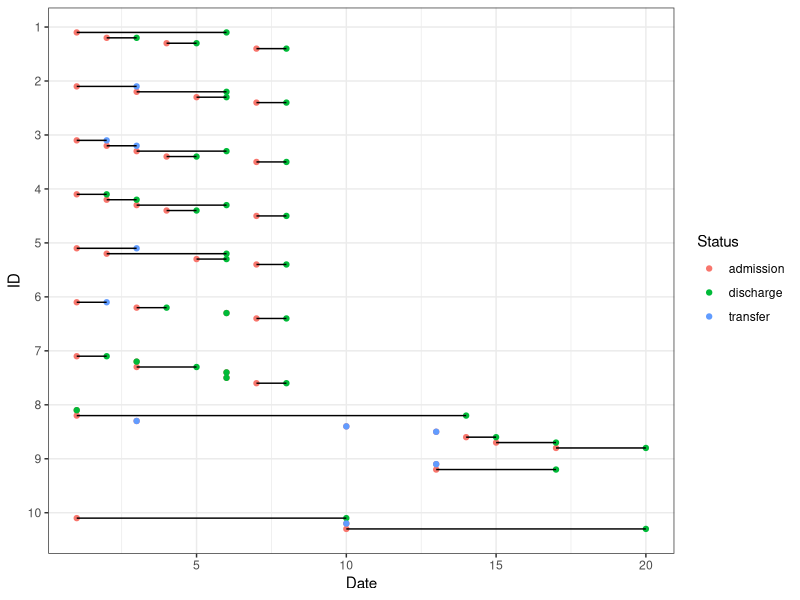

Write R code to recreate this figure.
library(tidyverse)
library(reshape2)

temp <- read_csv(file="simple.csv") %>% 
  rename(sepdate=sep, admdate=adm) %>% 
  mutate(fileseq = row_number()) %>% 
  group_by(id) %>% 
  mutate(episode = row_number(),
         adm_tmp = admdate,
         sep_tmp = sepdate)


# Plot data with with paired dotplot
plot_df <- read_csv(file="simple.csv") %>% 
  group_by(id) %>% 
  mutate(episode = row_number(), id.ep = id + 0.1*episode) %>% 
  gather(key=inout, value=date, -id, -transfer, -episode, -id.ep) %>% 
  mutate(inout=case_when(
    inout == "adm" ~ "admission",
    inout == "sep" & transfer == 0 ~ "discharge",
    inout == "sep" & transfer == 1 ~ "transfer"
  ))

#Generate the plot
ggplot(data=plot_df, aes(x=date, y=id.ep)) + 
  geom_point(aes(color=inout)) + 
  geom_line(aes(group=id.ep)) + 
  scale_y_reverse(breaks = seq(1:10), minor_breaks = NULL) + theme_bw() +
  labs(y="ID", x="Date", colour="Status")



# Begin working on transfers ----------------------------------------------
temp_melt <- melt(temp, 
     id.vars=c("id", "transfer", "episode", "admdate", "sepdate"), 
     measure.vars = c("adm_tmp", "sep_tmp"), value.name="time") %>% 
  mutate(time_adj = case_when(
    variable == "sep_tmp" & transfer==1 ~ time + 0.1,
    TRUE ~ as.numeric(time))) %>% 
  mutate(inout = ifelse(variable=="adm_tmp", 1, -1)) %>% 
  arrange(id, time_adj, episode, -inout) %>% 
  group_by(id) %>% 
  mutate(cumsum = cumsum(inout),
         trans.tmp = as.numeric(cumsum==1 & (row_number()==1 | lag(cumsum)>0)),
         newstay = as.numeric(cumsum==1 & (row_number()==1 | lag(cumsum)==0)),
         stayseq = cumsum(newstay),
         transseq = cumsum(trans.tmp) - 1)

filter(temp_melt, id %in% c(7,9))

temp_trans <- dcast(temp_melt, id + episode + transfer + stayseq  ~ variable, value.var="time") %>% 
  arrange(id, episode) %>% 
  group_by(id, stayseq) %>% 
  mutate(transseq = row_number() - 1,
         sepdate_fin = max(sep_tmp)) %>% 
  rename(admdate = adm_tmp, sepdate = sep_tmp)  %>% 
  select(id, episode, admdate, sepdate, transfer, stayseq, transseq, sepdate_fin) %>% 
  mutate(totlos = sepdate_fin - admdate)

filter(temp_trans, id %in% c(7,9))

filter(temp_trans, transseq == 0) %>% 
  ungroup %>% 
  summarise(mean = mean(totlos))

